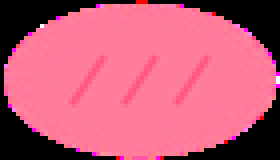
#> input picture art/faces/drawn/blush.png, 70 x 40 px (shown 4 times larger)
$ python -i prepare_secret_skins.py   (imports and definitions only)
#> lines starting #> are read from the running program, lines starting #| are printed output that depends on the picture
# Goo Lineage V2 - the Secret slimes' skins from ChatGPT brought to the slime skin format: 2048 x 1024 PNG with the
# left and right edges cross-faded so the seam at the slime's back does not show (as prepare_zombie_skins.py).
#   python tools/skins/prepare_secret_skins.py <group number> [<group number> ...]
#   python tools/skins/prepare_secret_skins.py <group> --pick 1 4 5   (which gen_N is each subject's skin, 0 skips one;
#   plain numbers with spaces: commas or a "-" there made PowerShell ask the owner "Allow once")
# Reads art/turnaround/skins-g<N>/gen_1.. (brought back in page order) and subjects.txt (the subjects in the order
# asked); writes art/models/slime_body/skins/s_<colours>.png, a copy in art/upload_now/, and skins-g<N>/sheet.jpg.
import os
import sys
from PIL import Image, ImageChops, ImageDraw

ROOT = "C:/Roblox 3rd game/"
WORK = ROOT + "art/turnaround/"
SKINS = ROOT + "art/models/slime_body/skins/"
UPLOAD = ROOT + "art/upload_now/"
BLEND = 24  # pixels each side of the seam
BAND_DIST = 40  # max channel difference to a top corner's colour for a pixel to belong to an empty top band
BAND_MAX = 0.3  # a band reaching lower than this share of the height is part of the design, not empty


def find(folder, name):
	for ext in (".webp", ".png", ".jpg"):
		if os.path.exists(folder + name + ext):
			return folder + name + ext
	return None


def seamless(image):
	px = image.load()
	width, height = image.size
	apart = 0
	for y in range(height):
		left, right = px[0, y], px[width - 1, y]
		apart += sum(abs(a - b) for a, b in zip(left, right)) / 3
		middle = tuple((a + b) // 2 for a, b in zip(left, right))
		for x in range(BLEND):
			keep = x / BLEND
			px[x, y] = tuple(int(m + (c - m) * keep) for m, c in zip(middle, px[x, y]))
			mirror = width - 1 - x
			px[mirror, y] = tuple(int(m + (c - m) * keep) for m, c in zip(middle, px[mirror, y]))
	return apart / height


# ChatGPT often draws the slime's rounded top as an empty band (white or one flat colour) with a bump in the middle,
# though asked not to. The top of the skin is squeezed into the tip anyway, so the band is cut off and the rest
# stretched back to 2:1: a flood from each top corner over pixels of the corner's colour, kept only if it spans
# most of the width and stays in the top BAND_MAX.
def trim_top(image):
	w, h = image.size
	cut = 0
	for corner in ((0, 0), (w - 1, 0)):
		key = image.getpixel(corner)
		r, g, b = ImageChops.difference(image, Image.new("RGB", image.size, key)).split()
		near = ImageChops.lighter(ImageChops.lighter(r, g), b).point(lambda d: 255 if d < BAND_DIST else 0)
		ImageDraw.floodfill(near, corner, 128)
		box = near.point(lambda v: 255 if v == 128 else 0).getbbox()
		if box and box[3] < h * BAND_MAX and box[2] - box[0] > w * 0.4:
			cut = max(cut, box[3] + 2)
	return (image.crop((0, cut, w, h)).resize((w, h), Image.LANCZOS), cut) if cut else (image, 0)


# [1 line not run here, left out]
pick = sys.argv[sys.argv.index("--pick") + 1 :] if "--pick" in sys.argv else None
# [28 lines not run here, left out]

>>> import cv2
>>> picture = cv2.imread('../../art/faces/drawn/blush.png', cv2.IMREAD_GRAYSCALE)
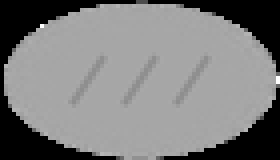
#> picture: shape (40, 70) (shown 4 times larger); min 0, max 255, mean 124.9
#> (the run stopped early here; a loop or call above may not have finished)
